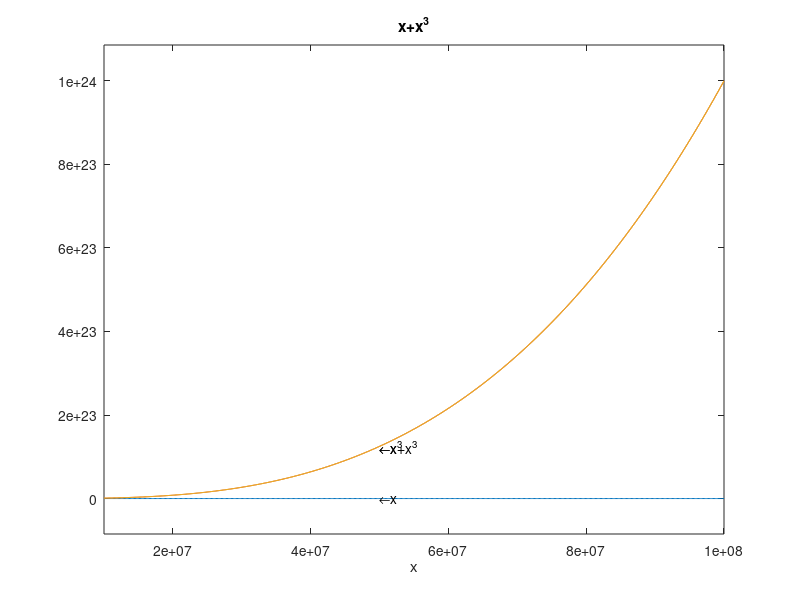

MATLAB code for this plot:
v=[10^7,10^8];
ezplot('x',v),
hold on;
ezplot('x.^3',v),
hold on;
ezplot('x+x.^3',v);

x=10^7*5;
text(x,x,'\leftarrowx');
text(x,x^3,'\leftarrowx^3');
text(x,x+x^3,'\leftarrowx+x^3');